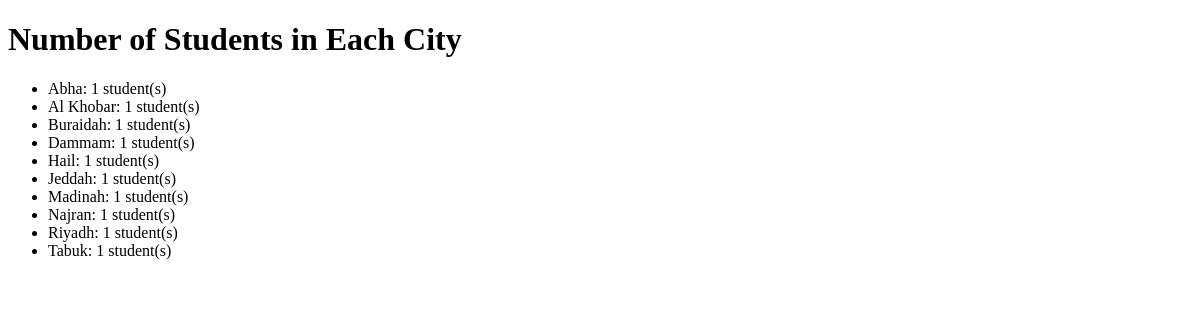
/books/lab8/task7/, run on an earlier commit of the app's database.
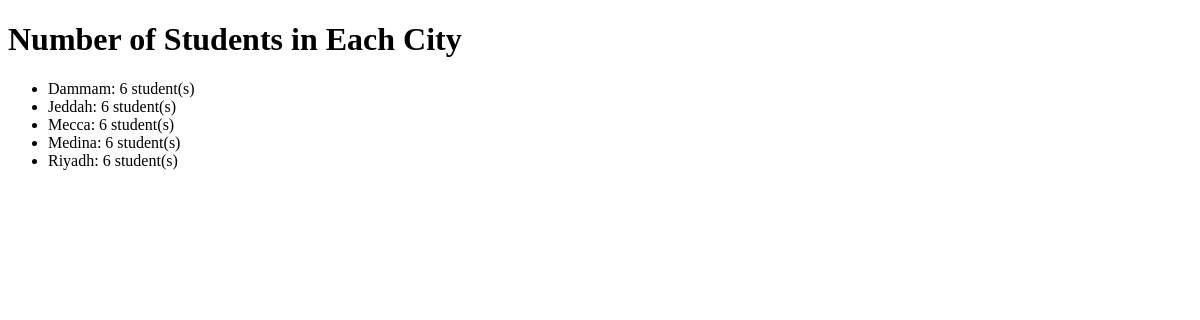
And on a later commit of the database.
### apps/bookmodule/models.py (models this page shows, shortened)
class Address(models.Model):
    city = models.CharField(max_length=100)

### apps/bookmodule/views.py (the view)
# urls.py: path('lab8/task7/', views.task7, name='task7'),#lab 8
def task7(request):
    stats = Student.objects.values('address__city').annotate(student_count=Count('id'))
    return render(request, 'bookmodule/task7.html', {'stats': stats})

### apps/templates/bookmodule/Task7.html (shortened to what this page needs)
<!DOCTYPE html>
<html>
<head>
</head>
<body>
    <h1>Number of Students in Each City</h1>
    <ul>
        {% for item in stats %}
            <li>{{ item.address__city }}: {{ item.student_count }} student(s)</li>
        {% empty %}
            <li>No student data available.</li>
        {% endfor %}
    </ul>
</body>
</html>

What changed in the data, as far as the page shows it:
removed Address: address__city "Al Khobar", student_count "1"
removed Address: address__city "Buraidah", student_count "1"
removed Address: address__city "Hail", student_count "1"
removed Address: address__city "Najran", student_count "1"
removed Address: address__city "Tabuk", student_count "1"
computed for Address "Dammam": student_count "1" → "6"
computed for Address "Jeddah": student_count "1" → "6"
changed Address: address__city "Abha" → "Mecca"; student_count "1" → "6"; moves down the list
changed Address: address__city "Madinah" → "Medina"; student_count "1" → "6"
computed for Address "Riyadh": student_count "1" → "6"
